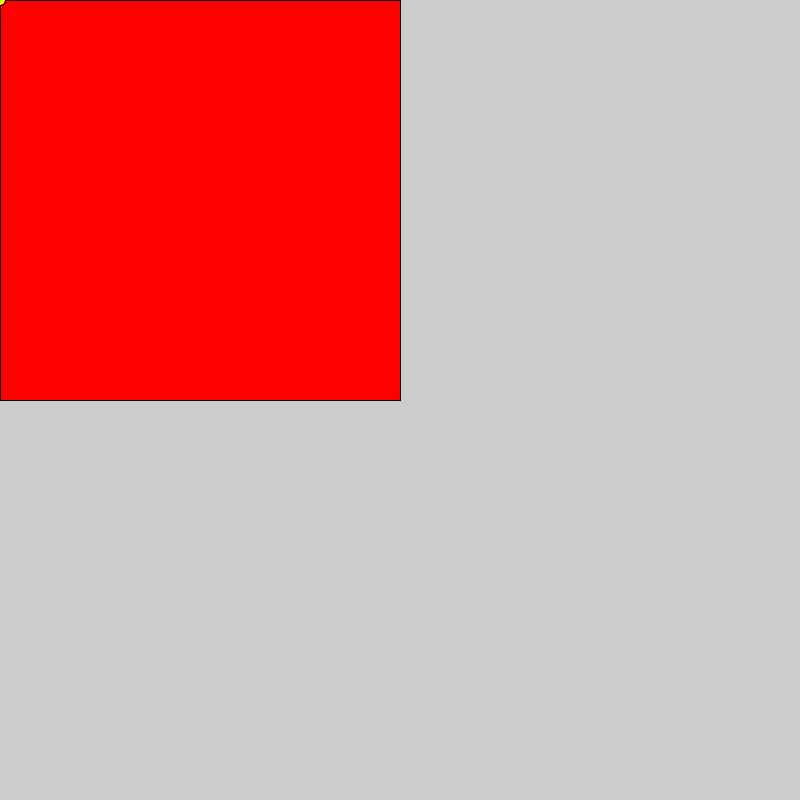
Frame 1 (no input)
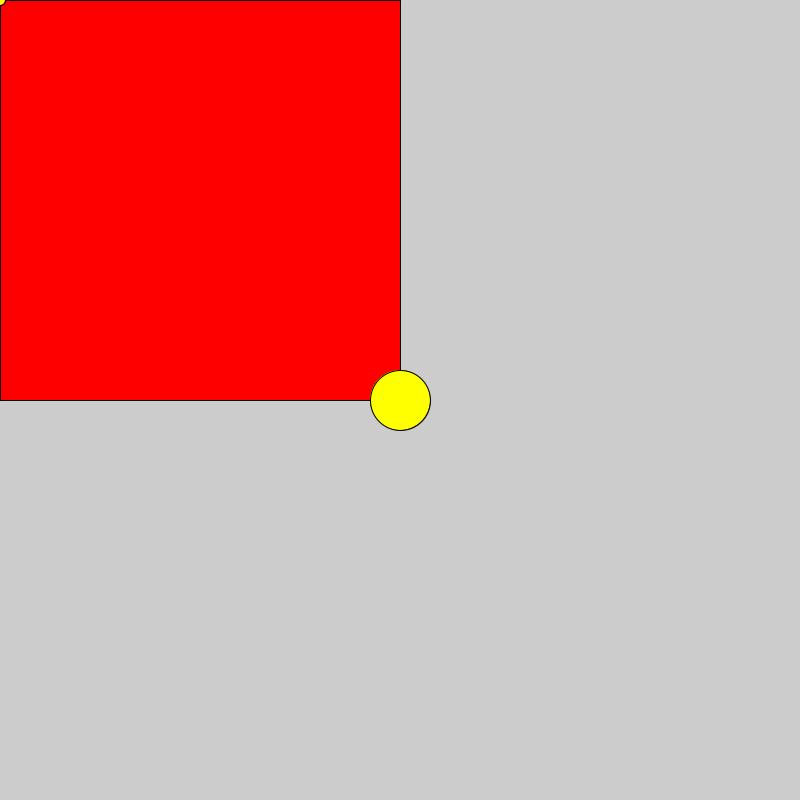
Frame 60 (the mouse pressed at the canvas centre just before this capture)
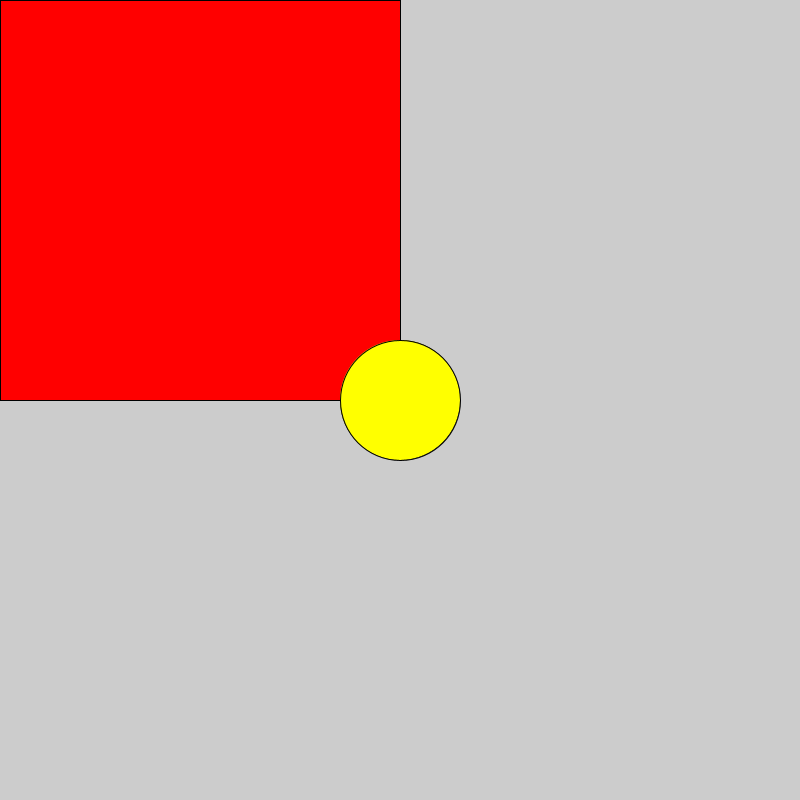
Frame 120 (the mouse held since frame 60 and released just before this capture)

The Processing sketch that drew these frames (run headless with seeded random() and noise(); from frame 60 on, the mouse is pressed at the canvas centre):

// Processing sketch: sketck_04_input
// ── sketck_04_input.pde
void setup() {

  size(800, 800);
}

void draw() {
  
  // taille de la fenetre
  println(width);
  println(height);
  
  fill(255,0,0);
  rect(0,0,width / 2, height /2);
  
  println(mouseX);
  println(mouseY);
  
  fill(255,255,0);
  ellipse(mouseX, mouseY, 10, 10);
  
  println(frameCount);
  ellipse(width /2, height / 2, frameCount, frameCount);
  
}
